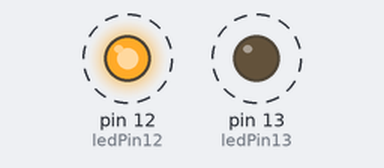
A sketch run on a simulated Arduino Uno, built with avr-gcc and run on an emulated ATmega328P. On the bench: output pins drawn as LEDs (lit = HIGH). Dashed ring = blinking.

Above: at 0.5 s.
Timing chart, 0 to 4.6 s (numbered marks = the images above):
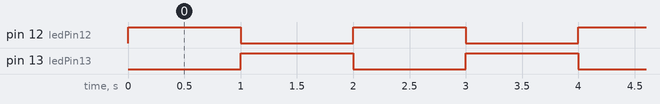

Measured:
- by itself, pin 12 (ledPin12), pin 13 (ledPin13): alternates HIGH for 1.0 s and LOW for 1.0 s

The sketch:

leds.ino
```cpp
// Definimos los pines para los LEDs
int ledPin12 = 12;
int ledPin13 = 13;

void setup() {
  // Configuramos los pines 12 y 13 como salida
  pinMode(ledPin12, OUTPUT);
  pinMode(ledPin13, OUTPUT);
}

void loop() {
  // Encendemos el LED en el pin 12 y apagamos el LED en el pin 13
  digitalWrite(ledPin12, HIGH);
  digitalWrite(ledPin13, LOW);
  delay(1000); // Esperamos 1 segundo

  // Apagamos el LED en el pin 12 y encendemos el LED en el pin 13
  digitalWrite(ledPin12, LOW);
  digitalWrite(ledPin13, HIGH);
  delay(1000); // Esperamos 1 segundo
}
```
